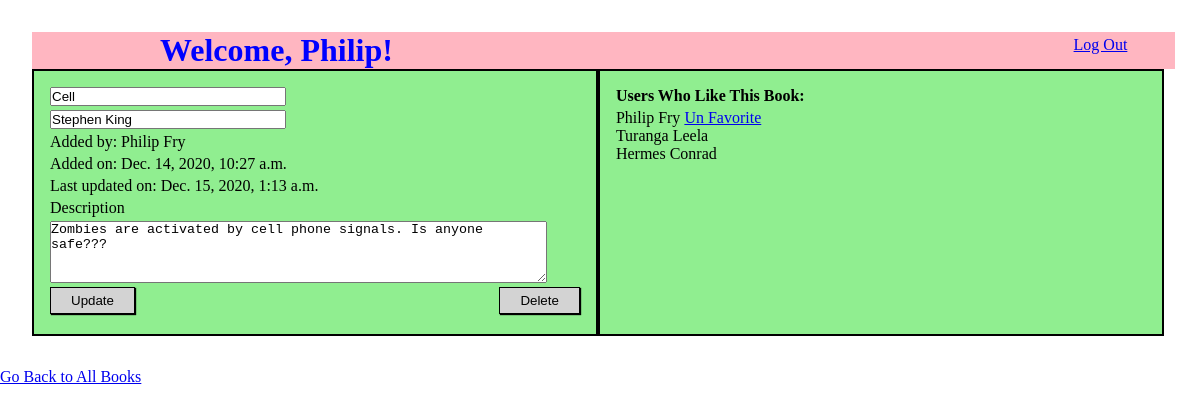
The page /books/1 (signed in) on the database its author committed.
### book_app/models.py (models this page shows)
class User(models.Model):
    first_name = models.CharField(max_length=20)
    last_name = models.CharField(max_length=30)
    email = models.CharField(max_length=40)
    password = models.CharField(max_length=255)
    created_at = models.DateTimeField(auto_now_add=True)
    updated_at = models.DateTimeField(auto_now=True)
    objects = UserManager()

class Book(models.Model):
    title = models.CharField(max_length=40)
    description = models.TextField()
    author = models.CharField(max_length=40, default="Stephen King")
    uploaded_by = models.ForeignKey(User, related_name="books_uploaded", on_delete=models.CASCADE)
    favorited_by = models.ManyToManyField(User, related_name="liked_books")
    created_at = models.DateTimeField(auto_now_add=True)
    updated_at = models.DateTimeField(auto_now=True)
    objects = BookManager()

### book_app/views.py (the view)
# urls.py: path('books/<int:book_id>', views.specific_book),
def specific_book(request, book_id):
    if 'user_id' not in request.session:
        return redirect('/')
    context = {
        'book' : Book.objects.get(id=book_id),
        'user' : User.objects.get(id= request.session['user_id']),
        'users' : User.objects.all(),
    }
    return render(request, 'specific_book.html', context)

### book_app/templates/specific_book.html (shortened to what this page needs)
<!DOCTYPE html>
<html lang="en">
<head>
    {% load static %}
    <link rel="stylesheet" href="{% static 'specific_book.css' %}">
</head>
<body>
    <div id="container">
        <div id="welcome">
            <h1>Welcome, {{ user.first_name }}!</h1>
            <a style="margin: .25em 3em 0 0;" href="/logout">Log Out</a>
        </div>
        <div id="main">
            <div id="edit_book">
                {% if user.id == book.uploaded_by.id %}
                    <form action="/edit/{{book.id}}" method="POST">
                        <div class="line">
                            <input type="text" name="title" value="{{book.title}}">
                        </div>
                        <div class="line">
                            <input type="text" name="author" value="{{book.author}}">
                        </div>
                        <div class="line">
                            <p>Added by: {{book.uploaded_by.first_name}} {{book.uploaded_by.last_name}}</p>
                        </div>
                        <div class="line">
                            <p>Added on: {{book.created_at}}</p>
                        </div>
                        <div class="line">
                            <p>Last updated on: {{book.updated_at}}</p>
                        </div>
                        <div class="line">
                            <label for="">Description</label>
                        </div>
                        <div class="line">
                            <textarea name="desc" id="" cols="60" rows="4">{{book.description}}</textarea>
                        </div>
                        <div class="line">
                            <button type="submit">Update</button>
                            <button href="/delete_book/{{book.id}}">Delete</button>
                        </div>
                    </form>
                {% endif %}
            </div>
            <div id="like_list">
                <div class="line">
                    <h4>Users Who Like This Book:</h4>
                </div>
                {% for user in users %}
                {% if user in book.favorited_by.all %}
                    <ul>
                        {% if user.id != request.session.user_id %}
                        <li style="color: black;">{{user.first_name}} {{user.last_name}}</li>
                        {% endif %}
                        {% if user.id == request.session.user_id %}
                        <li>{{ user.first_name}} {{ user.last_name}} <a href="/remove_fave/{{book.id}}">Un Favorite</a></li>
                        {% endif %}
                    </ul>
                {% endif %}
                {% endfor %}
            </div>
        </div>
    </div>
    <a href="/books">Go Back to All Books</a>
</body>
</html>

### book_app/static/specific_book.css (style rules this page uses)
* { padding: 0; margin: 0; }
#container { width: 96%; padding: 2em; margin: auto; }
#welcome { display: flex; width: 99.25%; justify-content: space-between; background-color: lightpink; }
#main { display: flex; }
#edit_book, #like_list { width: 46%; border: 2px solid black; background-color: lightgreen; padding: 1em; text-align: center; }
.line { display: flex; justify-content: space-between; margin-bottom: .25em; }
li { list-style: none; text-align: left; }
h1 { margin-left: 4em; color: blue; }
input { width: 232px; margin-right: 2.5em; }
button { padding: 5px 20px; background-color: lightgrey; border: 1px solid black; color: black; box-shadow: 1px 1px 1px black; transition-duration: .4s; }
ul { text-align: left; }

### rows shown on the page
User: first_name "Philip", last_name "Fry"
Book: title "Cell", author "Stephen King", uploaded_by.first_name "Philip", uploaded_by.last_name "Fry", created_at "Dec. 14, 2020, 10:27 a.m.", updated_at "Dec. 15, 2020, 1:13 a.m.", desc "Zombies are activated by cell phone signals. Is anyone safe???"
User: first_name "Turanga", last_name "Leela"
User: first_name "Hermes", last_name "Conrad"
